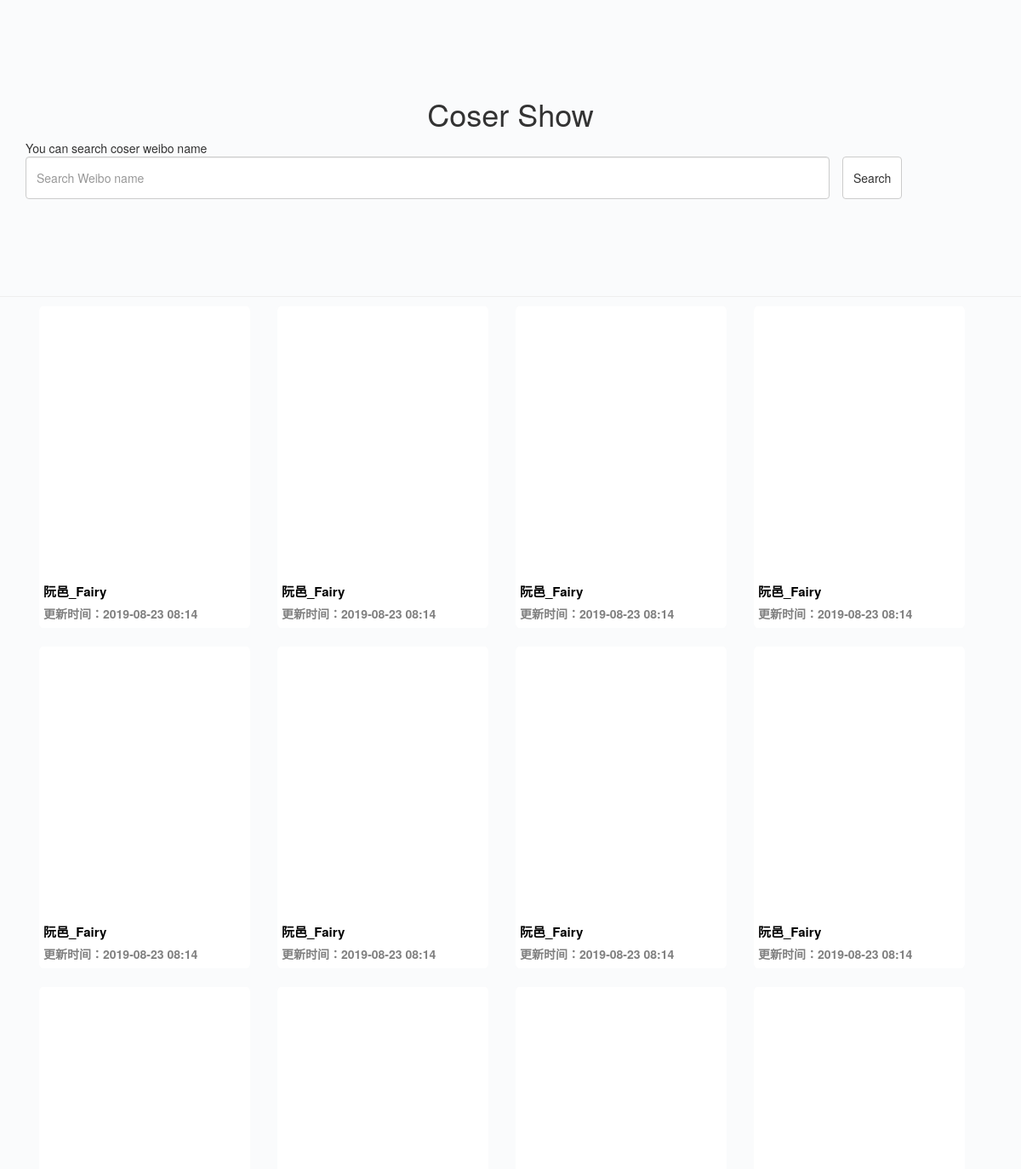
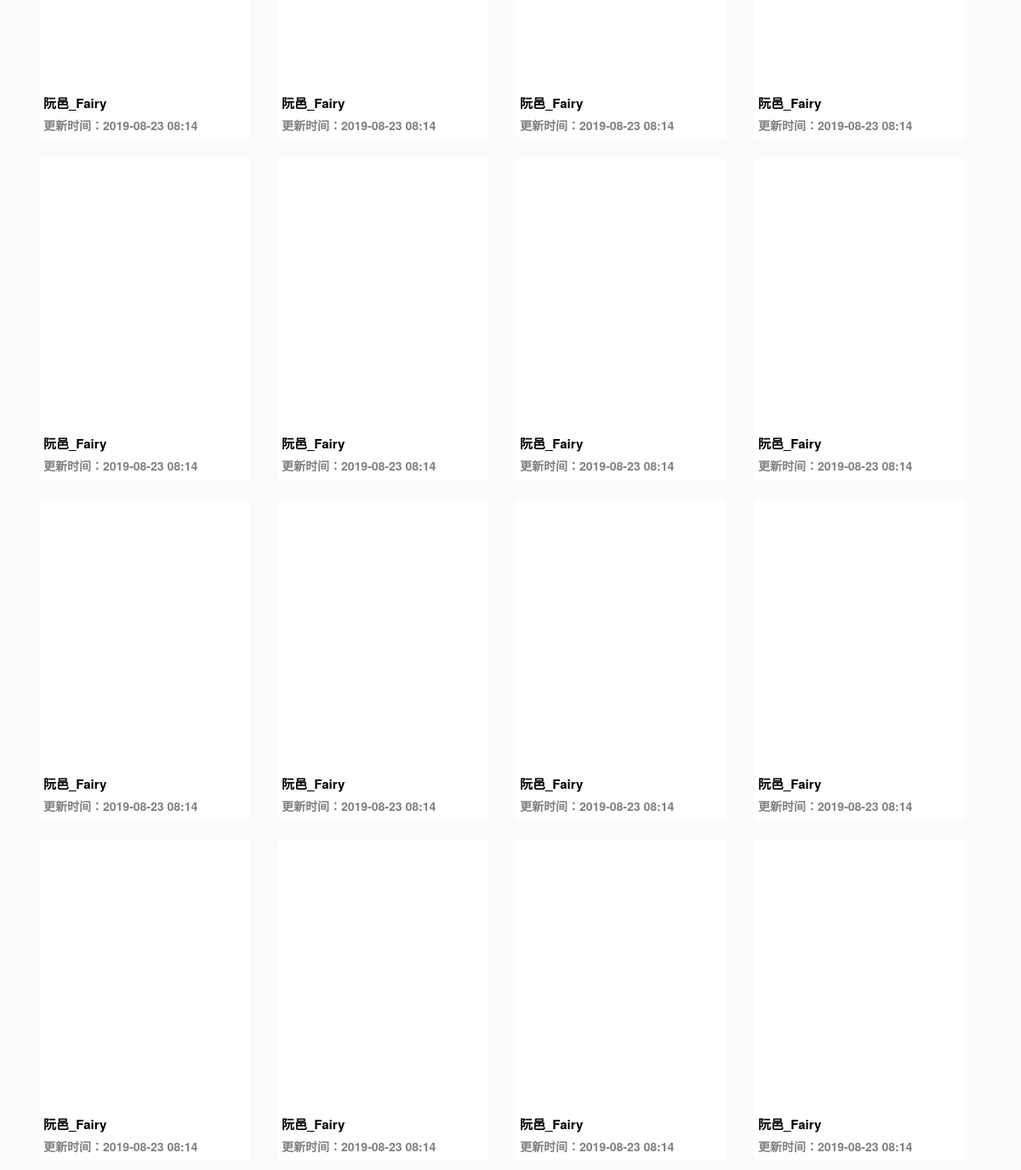
Screenshot of /coser/1005052409312061 with the database file from the repository (2 pictures, top to bottom).
### coser/models.py (models this page shows, shortened)
class Photo(models.Model):
    uid = models.CharField(max_length=16)
    photoid = models.CharField(max_length=32)
    time = models.DateTimeField(auto_now_add=True)

class Coser(models.Model):
    name = models.CharField(max_length=32)
    uid = models.CharField(max_length=16)

### coser/views.py (the view)
# urls.py: path('coser/<str:uid>', coser),
def coser(request, uid):
    showcoser = []
    coser = Coser.objects.filter(uid=uid)[0]
    imgs = Photo.objects.filter(uid=uid).order_by('-time')
    for img in imgs:
        coserp={}
        coserp['coser'] = coser.name
        coserp['imgid'] = img.photoid
        coserp['time'] = img.time.strftime('%Y-%m-%d %H:%M')
        coserp['puid'] = coser.uid
        showcoser.append(coserp)
    return render(request, "show.html", {'coser': showcoser})

### coser/templates/show.html (shortened to what this page needs)
{% load random %}
<!DOCTYPE html>
<html lang="en">
<head>
    <link rel="stylesheet" href="https://cdn.jsdelivr.net/npm/bootstrap@3.3.7/dist/css/bootstrap.min.css">
</head>
<body style="background-color: #fafbfc">
    <div class="container">
        <div class="header">
            <div class="search">
                <h1 class="text-center">Coser Show</h1>
                <div>You can search coser weibo name</div>
                <form class="form-horizontal" action="/search" method="POST">
                    <div class="form-group">
                        <div class="col-sm-10">
                            <input type="text" name="search"" class="form-control search-input" placeholder="Search Weibo name" />
                        </div>
                        <button class="btn btn-default search-btn">Search</button>
                    </div>
                </form>
            </div>
        </div>
    </div>
    <hr style="margin:0"/>
    <div class="container">
        <div class="row clearfix">
            <div class="col-md-12 column">
                {% for c in coser %}
                <div class="img-show">
                    {% if c.uid %}
                    <div class="img-t" style="background-image: url('/static/img/{{ c.uid }}/{{ c.imgid }}.jpg')"></div>
                    {% else %}
                    <div class="img-t" onclick="openWithoutReferrer('{{ c.imgid }}')" style="background-image: url('/static/img/{{ c.puid }}/{{ c.imgid }}.jpg')"></div>
                    {% endif %}
                    <label class="img-b">{{ c.coser }}</label>
                    <br/>
                    <label class="img-c">更新时间：{{ c.time }}</label>
                </div>
                {% endfor %}
            </div>
        </div>
    </div>
</body>
</html>

### coser/templates/show.html (style rules this page uses)
.header { height: 10%; }
.search { margin-top: 10%; margin-left:auto; margin-right:auto; margin-bottom: 10%; }
.search-input { height:50px; }
.search-btn { height:50px; }
.img-show { margin: 10px 15px; padding: 5px; width:250px; height:380px; float:left; border: 1px solid #fafbfc; background-color: white; border-radius: 2%; }
.img-t { width: 240px; height: 320px; background-size: 240px auto; background-position: center center; background-repeat:no-repeat; }
.img-b { font-size: 15px; color:black; }
.img-c { font-size: 14px; color:grey; }

### rows the page displays
Coser: coser "阮邑_Fairy" "阮邑_Fairy" "阮邑_Fairy" "阮邑_Fairy" "阮邑_Fairy" "阮邑_Fairy" "阮邑_Fairy" "阮邑_Fairy" "阮邑_Fairy" "阮邑_Fairy" "阮邑_Fairy" "阮邑_Fairy" "阮邑_Fairy" "阮邑_Fairy" "阮邑_Fairy" "阮邑_Fairy" "阮邑_Fairy" "阮邑_Fairy" "阮邑_Fairy" "阮邑_Fairy" "阮邑_Fairy" "阮邑_Fairy" "阮邑_Fairy" "阮邑_Fairy"

### other values shown
{{ c.time }} "2019-08-23 08:14" "2019-08-23 08:14" "2019-08-23 08:14" "2019-08-23 08:14" "2019-08-23 08:14" "2019-08-23 08:14" "2019-08-23 08:14" "2019-08-23 08:14" "2019-08-23 08:14" "2019-08-23 08:14" "2019-08-23 08:14" "2019-08-23 08:14" "2019-08-23 08:14" "2019-08-23 08:14" "2019-08-23 08:14" "2019-08-23 08:14" "2019-08-23 08:14" "2019-08-23 08:14" "2019-08-23 08:14" "2019-08-23 08:14" "2019-08-23 08:14" "2019-08-23 08:14" "2019-08-23 08:14" "2019-08-23 08:14"
